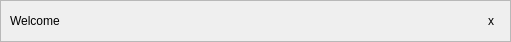
<?xml version="1.0" encoding="UTF-8"?>
<ui version="4.0">
 <class>BannerMessage</class>
 <widget class="QWidget" name="BannerMessage">
  <property name="geometry">
   <rect>
    <x>0</x>
    <y>0</y>
    <width>511</width>
    <height>42</height>
   </rect>
  </property>
  <property name="sizePolicy">
   <sizepolicy hsizetype="Preferred" vsizetype="Maximum">
    <horstretch>0</horstretch>
    <verstretch>0</verstretch>
   </sizepolicy>
  </property>
  <property name="windowTitle">
   <string>Form</string>
  </property>
  <layout class="QHBoxLayout" name="horizontalLayout">
   <property name="spacing">
    <number>0</number>
   </property>
   <property name="margin" stdset="0">
    <number>0</number>
   </property>
   <item>
    <widget class="QFrame" name="frame">
     <property name="autoFillBackground">
      <bool>true</bool>
     </property>
     <property name="frameShape">
      <enum>QFrame::StyledPanel</enum>
     </property>
     <property name="frameShadow">
      <enum>QFrame::Raised</enum>
     </property>
     <property name="midLineWidth">
      <number>0</number>
     </property>
     <layout class="QHBoxLayout" name="horizontalLayout_2">
      <property name="spacing">
       <number>0</number>
      </property>
      <item>
       <widget class="QLabel" name="label">
        <property name="sizePolicy">
         <sizepolicy hsizetype="Minimum" vsizetype="Maximum">
          <horstretch>0</horstretch>
          <verstretch>0</verstretch>
         </sizepolicy>
        </property>
        <property name="frameShape">
         <enum>QFrame::NoFrame</enum>
        </property>
        <property name="text">
         <string>Welcome</string>
        </property>
        <property name="textInteractionFlags">
         <set>Qt::LinksAccessibleByKeyboard|Qt::LinksAccessibleByMouse|Qt::TextBrowserInteraction|Qt::TextSelectableByKeyboard|Qt::TextSelectableByMouse</set>
        </property>
       </widget>
      </item>
      <item>
       <widget class="QLabel" name="countdown">
        <property name="sizePolicy">
         <sizepolicy hsizetype="Maximum" vsizetype="Preferred">
          <horstretch>0</horstretch>
          <verstretch>0</verstretch>
         </sizepolicy>
        </property>
        <property name="text">
         <string/>
        </property>
        <property name="margin">
         <number>0</number>
        </property>
        <property name="buddy">
         <cstring>closeButton</cstring>
        </property>
       </widget>
      </item>
      <item>
       <widget class="QToolButton" name="closeButton">
        <property name="text">
         <string>x</string>
        </property>
        <property name="autoRaise">
         <bool>true</bool>
        </property>
       </widget>
      </item>
     </layout>
    </widget>
   </item>
  </layout>
 </widget>
 <resources/>
 <connections>
  <connection>
   <sender>closeButton</sender>
   <signal>clicked()</signal>
   <receiver>BannerMessage</receiver>
   <slot>hide()</slot>
   <hints>
    <hint type="sourcelabel">
     <x>491</x>
     <y>21</y>
    </hint>
    <hint type="destinationlabel">
     <x>388</x>
     <y>31</y>
    </hint>
   </hints>
  </connection>
 </connections>
</ui>
